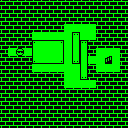

Rendered tile map (Tiled .tmx) drawn with the repository's tilesets; below, a short description and the full map source, tile grids included:
An orthogonal 16x16 tile map with 8x8 px tiles, 1 tile layer (Kachelebene 1).

<map version="1.0" tiledversion="1.0.3" orientation="orthogonal" renderorder="right-down" width="16" height="16" tilewidth="8" tileheight="8" nextobjectid="1">
 <tileset firstgid="1" source="../tiles.tsx" />
 <layer name="Kachelebene 1" width="16" height="16">
  <data encoding="csv">
184,184,184,184,184,184,184,184,184,184,184,184,184,184,184,184,
184,184,184,184,184,184,184,184,184,184,184,184,184,184,184,184,
184,184,184,184,184,184,184,184,184,184,184,184,184,184,184,184,
184,184,184,184,184,184,184,184,129,129,129,129,184,184,184,184,
184,184,184,184,129,129,129,129,129,140,129,129,184,184,184,184,
184,184,184,184,138,130,130,132,129,139,140,184,184,184,184,184,
184,129,177,129,137,129,129,131,129,139,139,184,129,129,129,184,
184,184,184,184,141,133,133,135,129,143,139,129,129,180,129,184,
184,184,184,184,129,129,129,129,129,129,139,184,129,129,129,184,
184,184,184,184,184,184,184,184,129,129,143,184,184,184,184,184,
184,184,184,184,184,184,184,184,129,129,129,129,184,184,184,184,
184,184,184,184,184,184,184,184,184,184,184,184,184,184,184,184,
184,184,184,184,184,184,184,184,184,184,184,184,184,184,184,184,
184,184,184,184,184,184,184,184,184,184,184,184,184,184,184,184,
184,184,184,184,184,184,184,184,184,184,184,184,184,184,184,184,
184,184,184,184,184,184,184,184,184,184,184,184,184,184,184,184
</data>
 </layer>
</map>
